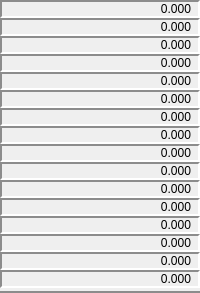
       <widget class="QWidget" name="widget_8" native="true">
        <property name="styleSheet">
         <string notr="true">border-left: 0px solid rgb(192,192,192);
border-bottom: 2px solid rgb(140,140,140);
border-top: 0px solid rgb(192,192,192);
border-right: 0px solid rgb(192,192,192);</string>
        </property>
        <layout class="QVBoxLayout" name="verticalLayout_5" stretch="1,1,1,1,1,1,1,1,1,1,1,1,1,1,1,1">
         <property name="spacing">
          <number>0</number>
         </property>
         <property name="leftMargin">
          <number>0</number>
         </property>
         <property name="topMargin">
          <number>0</number>
         </property>
         <property name="rightMargin">
          <number>0</number>
         </property>
         <property name="bottomMargin">
          <number>5</number>
         </property>
         <item>
          <widget class="QLabel" name="Lab_One_Three">
           <property name="styleSheet">
            <string notr="true">border-left: 2px solid rgb(140,140,140);
border-bottom: 2px solid white;
border-top: 2px solid rgb(140,140,140);
border-right: 2px solid white;</string>
           </property>
           <property name="text">
            <string>0.000</string>
           </property>
           <property name="alignment">
            <set>Qt::AlignRight|Qt::AlignTrailing|Qt::AlignVCenter</set>
           </property>
           <property name="indent">
            <number>7</number>
           </property>
          </widget>
         </item>
         <item>
          <widget class="QLabel" name="Lab_Two_Three">
           <property name="styleSheet">
            <string notr="true">border-left: 2px solid rgb(140,140,140);
border-bottom: 2px solid white;
border-top: 2px solid rgb(140,140,140);
border-right: 2px solid white;</string>
           </property>
           <property name="text">
            <string>0.000</string>
           </property>
           <property name="alignment">
            <set>Qt::AlignRight|Qt::AlignTrailing|Qt::AlignVCenter</set>
           </property>
           <property name="indent">
            <number>7</number>
           </property>
          </widget>
         </item>
         <item>
          <widget class="QLabel" name="Lab_Three_Three">
           <property name="styleSheet">
            <string notr="true">border-left: 2px solid rgb(140,140,140);
border-bottom: 2px solid white;
border-top: 2px solid rgb(140,140,140);
border-right: 2px solid white;</string>
           </property>
           <property name="text">
            <string>0.000</string>
           </property>
           <property name="alignment">
            <set>Qt::AlignRight|Qt::AlignTrailing|Qt::AlignVCenter</set>
           </property>
           <property name="indent">
            <number>7</number>
           </property>
          </widget>
         </item>
         <item>
          <widget class="QLabel" name="Lab_Four_Three">
           <property name="styleSheet">
            <string notr="true">border-left: 2px solid rgb(140,140,140);
border-bottom: 2px solid white;
border-top: 2px solid rgb(140,140,140);
border-right: 2px solid white;</string>
           </property>
           <property name="text">
            <string>0.000</string>
           </property>
           <property name="alignment">
            <set>Qt::AlignRight|Qt::AlignTrailing|Qt::AlignVCenter</set>
           </property>
           <property name="indent">
            <number>7</number>
           </property>
          </widget>
         </item>
         <item>
          <widget class="QLabel" name="Lab_Five_Three">
           <property name="styleSheet">
            <string notr="true">border-left: 2px solid rgb(140,140,140);
border-bottom: 2px solid white;
border-top: 2px solid rgb(140,140,140);
border-right: 2px solid white;</string>
           </property>
           <property name="text">
            <string>0.000</string>
           </property>
           <property name="alignment">
            <set>Qt::AlignRight|Qt::AlignTrailing|Qt::AlignVCenter</set>
           </property>
           <property name="indent">
            <number>7</number>
           </property>
          </widget>
         </item>
         <item>
          <widget class="QLabel" name="Lab_Six_Three">
           <property name="styleSheet">
            <string notr="true">border-left: 2px solid rgb(140,140,140);
border-bottom: 2px solid white;
border-top: 2px solid rgb(140,140,140);
border-right: 2px solid white;</string>
           </property>
           <property name="text">
            <string>0.000</string>
           </property>
           <property name="alignment">
            <set>Qt::AlignRight|Qt::AlignTrailing|Qt::AlignVCenter</set>
           </property>
           <property name="indent">
            <number>7</number>
           </property>
          </widget>
         </item>
         <item>
          <widget class="QLabel" name="Lab_Seven_Three">
           <property name="styleSheet">
            <string notr="true">border-left: 2px solid rgb(140,140,140);
border-bottom: 2px solid white;
border-top: 2px solid rgb(140,140,140);
border-right: 2px solid white;</string>
           </property>
           <property name="text">
            <string>0.000</string>
           </property>
           <property name="alignment">
            <set>Qt::AlignRight|Qt::AlignTrailing|Qt::AlignVCenter</set>
           </property>
           <property name="indent">
            <number>7</number>
           </property>
          </widget>
         </item>
         <item>
          <widget class="QLabel" name="Lab_Eight_Three">
           <property name="styleSheet">
            <string notr="true">border-left: 2px solid rgb(140,140,140);
border-bottom: 2px solid white;
border-top: 2px solid rgb(140,140,140);
border-right: 2px solid white;</string>
           </property>
           <property name="text">
            <string>0.000</string>
           </property>
           <property name="alignment">
            <set>Qt::AlignRight|Qt::AlignTrailing|Qt::AlignVCenter</set>
           </property>
           <property name="indent">
            <number>7</number>
           </property>
          </widget>
         </item>
         <item>
          <widget class="QLabel" name="Lab_Nine_Three">
           <property name="styleSheet">
            <string notr="true">border-left: 2px solid rgb(140,140,140);
border-bottom: 2px solid white;
border-top: 2px solid rgb(140,140,140);
border-right: 2px solid white;</string>
           </property>
           <property name="text">
            <string>0.000</string>
           </property>
           <property name="alignment">
            <set>Qt::AlignRight|Qt::AlignTrailing|Qt::AlignVCenter</set>
           </property>
           <property name="indent">
            <number>7</number>
           </property>
          </widget>
         </item>
         <item>
          <widget class="QLabel" name="Lab_Ten_Three">
           <property name="styleSheet">
            <string notr="true">border-left: 2px solid rgb(140,140,140);
border-bottom: 2px solid white;
border-top: 2px solid rgb(140,140,140);
border-right: 2px solid white;</string>
           </property>
           <property name="text">
            <string>0.000</string>
           </property>
           <property name="alignment">
            <set>Qt::AlignRight|Qt::AlignTrailing|Qt::AlignVCenter</set>
           </property>
           <property name="indent">
            <number>7</number>
           </property>
          </widget>
         </item>
         <item>
          <widget class="QLabel" name="Lab_Eleven_Three">
           <property name="styleSheet">
            <string notr="true">border-left: 2px solid rgb(140,140,140);
border-bottom: 2px solid white;
border-top: 2px solid rgb(140,140,140);
border-right: 2px solid white;</string>
           </property>
           <property name="text">
            <string>0.000</string>
           </property>
           <property name="alignment">
            <set>Qt::AlignRight|Qt::AlignTrailing|Qt::AlignVCenter</set>
           </property>
           <property name="indent">
            <number>7</number>
           </property>
          </widget>
         </item>
         <item>
          <widget class="QLabel" name="Lab_Twelve_Three">
           <property name="styleSheet">
            <string notr="true">border-left: 2px solid rgb(140,140,140);
border-bottom: 2px solid white;
border-top: 2px solid rgb(140,140,140);
border-right: 2px solid white;</string>
           </property>
           <property name="text">
            <string>0.000</string>
           </property>
           <property name="alignment">
            <set>Qt::AlignRight|Qt::AlignTrailing|Qt::AlignVCenter</set>
           </property>
           <property name="indent">
            <number>7</number>
           </property>
          </widget>
         </item>
         <item>
          <widget class="QLabel" name="Lab_Thirteen_Three">
           <property name="styleSheet">
            <string notr="true">border-left: 2px solid rgb(140,140,140);
border-bottom: 2px solid white;
border-top: 2px solid rgb(140,140,140);
border-right: 2px solid white;</string>
           </property>
           <property name="text">
            <string>0.000</string>
           </property>
           <property name="alignment">
            <set>Qt::AlignRight|Qt::AlignTrailing|Qt::AlignVCenter</set>
           </property>
           <property name="indent">
            <number>7</number>
           </property>
          </widget>
         </item>
         <item>
          <widget class="QLabel" name="Lab_Fourteen_Three">
           <property name="styleSheet">
            <string notr="true">border-left: 2px solid rgb(140,140,140);
border-bottom: 2px solid white;
border-top: 2px solid rgb(140,140,140);
border-right: 2px solid white;</string>
           </property>
           <property name="text">
            <string>0.000</string>
           </property>
           <property name="alignment">
            <set>Qt::AlignRight|Qt::AlignTrailing|Qt::AlignVCenter</set>
           </property>
           <property name="indent">
            <number>7</number>
           </property>
          </widget>
         </item>
         <item>
          <widget class="QLabel" name="Lab_Fifteen_Three">
           <property name="styleSheet">
            <string notr="true">border-left: 2px solid rgb(140,140,140);
border-bottom: 2px solid white;
border-top: 2px solid rgb(140,140,140);
border-right: 2px solid white;</string>
           </property>
           <property name="text">
            <string>0.000</string>
           </property>
           <property name="alignment">
            <set>Qt::AlignRight|Qt::AlignTrailing|Qt::AlignVCenter</set>
           </property>
           <property name="indent">
            <number>7</number>
           </property>
          </widget>
         </item>
         <item>
          <widget class="QLabel" name="Lab_Sixteen_Three">
           <property name="styleSheet">
            <string notr="true">border-left: 2px solid rgb(140,140,140);
border-bottom: 2px solid white;
border-top: 2px solid rgb(140,140,140);
border-right: 2px solid white;</string>
           </property>
           <property name="text">
            <string>0.000</string>
           </property>
           <property name="alignment">
            <set>Qt::AlignRight|Qt::AlignTrailing|Qt::AlignVCenter</set>
           </property>
           <property name="indent">
            <number>7</number>
           </property>
          </widget>
         </item>
        </layout>
       </widget>
